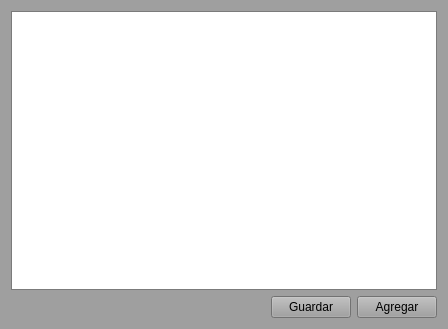
<?xml version="1.0" encoding="UTF-8"?>
<ui version="4.0">
 <class>Principal</class>
 <widget class="QWidget" name="Principal">
  <property name="geometry">
   <rect>
    <x>0</x>
    <y>0</y>
    <width>448</width>
    <height>329</height>
   </rect>
  </property>
  <property name="palette">
   <palette>
    <active>
     <colorrole role="WindowText">
      <brush brushstyle="SolidPattern">
       <color alpha="255">
        <red>0</red>
        <green>0</green>
        <blue>0</blue>
       </color>
      </brush>
     </colorrole>
     <colorrole role="Button">
      <brush brushstyle="SolidPattern">
       <color alpha="255">
        <red>159</red>
        <green>159</green>
        <blue>159</blue>
       </color>
      </brush>
     </colorrole>
     <colorrole role="Light">
      <brush brushstyle="SolidPattern">
       <color alpha="255">
        <red>239</red>
        <green>239</green>
        <blue>239</blue>
       </color>
      </brush>
     </colorrole>
     <colorrole role="Midlight">
      <brush brushstyle="SolidPattern">
       <color alpha="255">
        <red>199</red>
        <green>199</green>
        <blue>199</blue>
       </color>
      </brush>
     </colorrole>
     <colorrole role="Dark">
      <brush brushstyle="SolidPattern">
       <color alpha="255">
        <red>80</red>
        <green>80</green>
        <blue>80</blue>
       </color>
      </brush>
     </colorrole>
     <colorrole role="Mid">
      <brush brushstyle="SolidPattern">
       <color alpha="255">
        <red>106</red>
        <green>106</green>
        <blue>106</blue>
       </color>
      </brush>
     </colorrole>
     <colorrole role="Text">
      <brush brushstyle="SolidPattern">
       <color alpha="255">
        <red>0</red>
        <green>0</green>
        <blue>0</blue>
       </color>
      </brush>
     </colorrole>
     <colorrole role="BrightText">
      <brush brushstyle="SolidPattern">
       <color alpha="255">
        <red>255</red>
        <green>255</green>
        <blue>255</blue>
       </color>
      </brush>
     </colorrole>
     <colorrole role="ButtonText">
      <brush brushstyle="SolidPattern">
       <color alpha="255">
        <red>0</red>
        <green>0</green>
        <blue>0</blue>
       </color>
      </brush>
     </colorrole>
     <colorrole role="Base">
      <brush brushstyle="SolidPattern">
       <color alpha="255">
        <red>255</red>
        <green>255</green>
        <blue>255</blue>
       </color>
      </brush>
     </colorrole>
     <colorrole role="Window">
      <brush brushstyle="SolidPattern">
       <color alpha="255">
        <red>159</red>
        <green>159</green>
        <blue>159</blue>
       </color>
      </brush>
     </colorrole>
     <colorrole role="Shadow">
      <brush brushstyle="SolidPattern">
       <color alpha="255">
        <red>0</red>
        <green>0</green>
        <blue>0</blue>
       </color>
      </brush>
     </colorrole>
     <colorrole role="AlternateBase">
      <brush brushstyle="SolidPattern">
       <color alpha="255">
        <red>207</red>
        <green>207</green>
        <blue>207</blue>
       </color>
      </brush>
     </colorrole>
     <colorrole role="ToolTipBase">
      <brush brushstyle="SolidPattern">
       <color alpha="255">
        <red>255</red>
        <green>255</green>
        <blue>220</blue>
       </color>
      </brush>
     </colorrole>
     <colorrole role="ToolTipText">
      <brush brushstyle="SolidPattern">
       <color alpha="255">
        <red>0</red>
        <green>0</green>
        <blue>0</blue>
       </color>
      </brush>
     </colorrole>
     <colorrole role="PlaceholderText">
      <brush brushstyle="SolidPattern">
       <color alpha="128">
        <red>0</red>
        <green>0</green>
        <blue>0</blue>
       </color>
      </brush>
     </colorrole>
    </active>
    <inactive>
     <colorrole role="WindowText">
      <brush brushstyle="SolidPattern">
       <color alpha="255">
        <red>0</red>
        <green>0</green>
        <blue>0</blue>
       </color>
      </brush>
     </colorrole>
     <colorrole role="Button">
      <brush brushstyle="SolidPattern">
       <color alpha="255">
        <red>159</red>
        <green>159</green>
        <blue>159</blue>
       </color>
      </brush>
     </colorrole>
     <colorrole role="Light">
      <brush brushstyle="SolidPattern">
       <color alpha="255">
        <red>239</red>
        <green>239</green>
        <blue>239</blue>
       </color>
      </brush>
     </colorrole>
     <colorrole role="Midlight">
      <brush brushstyle="SolidPattern">
       <color alpha="255">
        <red>199</red>
        <green>199</green>
        <blue>199</blue>
       </color>
      </brush>
     </colorrole>
     <colorrole role="Dark">
      <brush brushstyle="SolidPattern">
       <color alpha="255">
        <red>80</red>
        <green>80</green>
        <blue>80</blue>
       </color>
      </brush>
     </colorrole>
     <colorrole role="Mid">
      <brush brushstyle="SolidPattern">
       <color alpha="255">
        <red>106</red>
        <green>106</green>
        <blue>106</blue>
       </color>
      </brush>
     </colorrole>
     <colorrole role="Text">
      <brush brushstyle="SolidPattern">
       <color alpha="255">
        <red>0</red>
        <green>0</green>
        <blue>0</blue>
       </color>
      </brush>
     </colorrole>
     <colorrole role="BrightText">
      <brush brushstyle="SolidPattern">
       <color alpha="255">
        <red>255</red>
        <green>255</green>
        <blue>255</blue>
       </color>
      </brush>
     </colorrole>
     <colorrole role="ButtonText">
      <brush brushstyle="SolidPattern">
       <color alpha="255">
        <red>0</red>
        <green>0</green>
        <blue>0</blue>
       </color>
      </brush>
     </colorrole>
     <colorrole role="Base">
      <brush brushstyle="SolidPattern">
       <color alpha="255">
        <red>255</red>
        <green>255</green>
        <blue>255</blue>
       </color>
      </brush>
     </colorrole>
     <colorrole role="Window">
      <brush brushstyle="SolidPattern">
       <color alpha="255">
        <red>159</red>
        <green>159</green>
        <blue>159</blue>
       </color>
      </brush>
     </colorrole>
     <colorrole role="Shadow">
      <brush brushstyle="SolidPattern">
       <color alpha="255">
        <red>0</red>
        <green>0</green>
        <blue>0</blue>
       </color>
      </brush>
     </colorrole>
     <colorrole role="AlternateBase">
      <brush brushstyle="SolidPattern">
       <color alpha="255">
        <red>207</red>
        <green>207</green>
        <blue>207</blue>
       </color>
      </brush>
     </colorrole>
     <colorrole role="ToolTipBase">
      <brush brushstyle="SolidPattern">
       <color alpha="255">
        <red>255</red>
        <green>255</green>
        <blue>220</blue>
       </color>
      </brush>
     </colorrole>
     <colorrole role="ToolTipText">
      <brush brushstyle="SolidPattern">
       <color alpha="255">
        <red>0</red>
        <green>0</green>
        <blue>0</blue>
       </color>
      </brush>
     </colorrole>
     <colorrole role="PlaceholderText">
      <brush brushstyle="SolidPattern">
       <color alpha="128">
        <red>0</red>
        <green>0</green>
        <blue>0</blue>
       </color>
      </brush>
     </colorrole>
    </inactive>
    <disabled>
     <colorrole role="WindowText">
      <brush brushstyle="SolidPattern">
       <color alpha="255">
        <red>80</red>
        <green>80</green>
        <blue>80</blue>
       </color>
      </brush>
     </colorrole>
     <colorrole role="Button">
      <brush brushstyle="SolidPattern">
       <color alpha="255">
        <red>159</red>
        <green>159</green>
        <blue>159</blue>
       </color>
      </brush>
     </colorrole>
     <colorrole role="Light">
      <brush brushstyle="SolidPattern">
       <color alpha="255">
        <red>239</red>
        <green>239</green>
        <blue>239</blue>
       </color>
      </brush>
     </colorrole>
     <colorrole role="Midlight">
      <brush brushstyle="SolidPattern">
       <color alpha="255">
        <red>199</red>
        <green>199</green>
        <blue>199</blue>
       </color>
      </brush>
     </colorrole>
     <colorrole role="Dark">
      <brush brushstyle="SolidPattern">
       <color alpha="255">
        <red>80</red>
        <green>80</green>
        <blue>80</blue>
       </color>
      </brush>
     </colorrole>
     <colorrole role="Mid">
      <brush brushstyle="SolidPattern">
       <color alpha="255">
        <red>106</red>
        <green>106</green>
        <blue>106</blue>
       </color>
      </brush>
     </colorrole>
     <colorrole role="Text">
      <brush brushstyle="SolidPattern">
       <color alpha="255">
        <red>80</red>
        <green>80</green>
        <blue>80</blue>
       </color>
      </brush>
     </colorrole>
     <colorrole role="BrightText">
      <brush brushstyle="SolidPattern">
       <color alpha="255">
        <red>255</red>
        <green>255</green>
        <blue>255</blue>
       </color>
      </brush>
     </colorrole>
     <colorrole role="ButtonText">
      <brush brushstyle="SolidPattern">
       <color alpha="255">
        <red>80</red>
        <green>80</green>
        <blue>80</blue>
       </color>
      </brush>
     </colorrole>
     <colorrole role="Base">
      <brush brushstyle="SolidPattern">
       <color alpha="255">
        <red>159</red>
        <green>159</green>
        <blue>159</blue>
       </color>
      </brush>
     </colorrole>
     <colorrole role="Window">
      <brush brushstyle="SolidPattern">
       <color alpha="255">
        <red>159</red>
        <green>159</green>
        <blue>159</blue>
       </color>
      </brush>
     </colorrole>
     <colorrole role="Shadow">
      <brush brushstyle="SolidPattern">
       <color alpha="255">
        <red>0</red>
        <green>0</green>
        <blue>0</blue>
       </color>
      </brush>
     </colorrole>
     <colorrole role="AlternateBase">
      <brush brushstyle="SolidPattern">
       <color alpha="255">
        <red>159</red>
        <green>159</green>
        <blue>159</blue>
       </color>
      </brush>
     </colorrole>
     <colorrole role="ToolTipBase">
      <brush brushstyle="SolidPattern">
       <color alpha="255">
        <red>255</red>
        <green>255</green>
        <blue>220</blue>
       </color>
      </brush>
     </colorrole>
     <colorrole role="ToolTipText">
      <brush brushstyle="SolidPattern">
       <color alpha="255">
        <red>0</red>
        <green>0</green>
        <blue>0</blue>
       </color>
      </brush>
     </colorrole>
     <colorrole role="PlaceholderText">
      <brush brushstyle="SolidPattern">
       <color alpha="128">
        <red>0</red>
        <green>0</green>
        <blue>0</blue>
       </color>
      </brush>
     </colorrole>
    </disabled>
   </palette>
  </property>
  <property name="windowTitle">
   <string>Principal</string>
  </property>
  <property name="windowIcon">
   <iconset resource="recursos.qrc">
    <normaloff>:/recursos/contactos.png</normaloff>:/recursos/contactos.png</iconset>
  </property>
  <layout class="QVBoxLayout" name="verticalLayout">
   <item>
    <widget class="QTableWidget" name="tblLista">
     <property name="palette">
      <palette>
       <active>
        <colorrole role="WindowText">
         <brush brushstyle="SolidPattern">
          <color alpha="255">
           <red>0</red>
           <green>0</green>
           <blue>0</blue>
          </color>
         </brush>
        </colorrole>
        <colorrole role="Button">
         <brush brushstyle="SolidPattern">
          <color alpha="255">
           <red>159</red>
           <green>159</green>
           <blue>159</blue>
          </color>
         </brush>
        </colorrole>
        <colorrole role="Light">
         <brush brushstyle="SolidPattern">
          <color alpha="255">
           <red>239</red>
           <green>239</green>
           <blue>239</blue>
          </color>
         </brush>
        </colorrole>
        <colorrole role="Midlight">
         <brush brushstyle="SolidPattern">
          <color alpha="255">
           <red>199</red>
           <green>199</green>
           <blue>199</blue>
          </color>
         </brush>
        </colorrole>
        <colorrole role="Dark">
         <brush brushstyle="SolidPattern">
          <color alpha="255">
           <red>80</red>
           <green>80</green>
           <blue>80</blue>
          </color>
         </brush>
        </colorrole>
        <colorrole role="Mid">
         <brush brushstyle="SolidPattern">
          <color alpha="255">
           <red>106</red>
           <green>106</green>
           <blue>106</blue>
          </color>
         </brush>
        </colorrole>
        <colorrole role="Text">
         <brush brushstyle="SolidPattern">
          <color alpha="255">
           <red>0</red>
           <green>0</green>
           <blue>0</blue>
          </color>
         </brush>
        </colorrole>
        <colorrole role="BrightText">
         <brush brushstyle="SolidPattern">
          <color alpha="255">
           <red>255</red>
           <green>255</green>
           <blue>255</blue>
          </color>
         </brush>
        </colorrole>
        <colorrole role="ButtonText">
         <brush brushstyle="SolidPattern">
          <color alpha="255">
           <red>0</red>
           <green>0</green>
           <blue>0</blue>
          </color>
         </brush>
        </colorrole>
        <colorrole role="Base">
         <brush brushstyle="SolidPattern">
          <color alpha="255">
           <red>255</red>
           <green>255</green>
           <blue>255</blue>
          </color>
         </brush>
        </colorrole>
        <colorrole role="Window">
         <brush brushstyle="SolidPattern">
          <color alpha="255">
           <red>159</red>
           <green>159</green>
           <blue>159</blue>
          </color>
         </brush>
        </colorrole>
        <colorrole role="Shadow">
         <brush brushstyle="SolidPattern">
          <color alpha="255">
           <red>0</red>
           <green>0</green>
           <blue>0</blue>
          </color>
         </brush>
        </colorrole>
        <colorrole role="AlternateBase">
         <brush brushstyle="SolidPattern">
          <color alpha="255">
           <red>207</red>
           <green>207</green>
           <blue>207</blue>
          </color>
         </brush>
        </colorrole>
        <colorrole role="ToolTipBase">
         <brush brushstyle="SolidPattern">
          <color alpha="255">
           <red>255</red>
           <green>255</green>
           <blue>220</blue>
          </color>
         </brush>
        </colorrole>
        <colorrole role="ToolTipText">
         <brush brushstyle="SolidPattern">
          <color alpha="255">
           <red>0</red>
           <green>0</green>
           <blue>0</blue>
          </color>
         </brush>
        </colorrole>
        <colorrole role="PlaceholderText">
         <brush brushstyle="SolidPattern">
          <color alpha="128">
           <red>0</red>
           <green>0</green>
           <blue>0</blue>
          </color>
         </brush>
        </colorrole>
       </active>
       <inactive>
        <colorrole role="WindowText">
         <brush brushstyle="SolidPattern">
          <color alpha="255">
           <red>0</red>
           <green>0</green>
           <blue>0</blue>
          </color>
         </brush>
        </colorrole>
        <colorrole role="Button">
         <brush brushstyle="SolidPattern">
          <color alpha="255">
           <red>159</red>
           <green>159</green>
           <blue>159</blue>
          </color>
         </brush>
        </colorrole>
        <colorrole role="Light">
         <brush brushstyle="SolidPattern">
          <color alpha="255">
           <red>239</red>
           <green>239</green>
           <blue>239</blue>
          </color>
         </brush>
        </colorrole>
        <colorrole role="Midlight">
         <brush brushstyle="SolidPattern">
          <color alpha="255">
           <red>199</red>
           <green>199</green>
           <blue>199</blue>
          </color>
         </brush>
        </colorrole>
        <colorrole role="Dark">
         <brush brushstyle="SolidPattern">
          <color alpha="255">
           <red>80</red>
           <green>80</green>
           <blue>80</blue>
          </color>
         </brush>
        </colorrole>
        <colorrole role="Mid">
         <brush brushstyle="SolidPattern">
          <color alpha="255">
           <red>106</red>
           <green>106</green>
           <blue>106</blue>
          </color>
         </brush>
        </colorrole>
        <colorrole role="Text">
         <brush brushstyle="SolidPattern">
          <color alpha="255">
           <red>0</red>
           <green>0</green>
           <blue>0</blue>
          </color>
         </brush>
        </colorrole>
        <colorrole role="BrightText">
         <brush brushstyle="SolidPattern">
          <color alpha="255">
           <red>255</red>
           <green>255</green>
           <blue>255</blue>
          </color>
         </brush>
        </colorrole>
        <colorrole role="ButtonText">
         <brush brushstyle="SolidPattern">
          <color alpha="255">
           <red>0</red>
           <green>0</green>
           <blue>0</blue>
          </color>
         </brush>
        </colorrole>
        <colorrole role="Base">
         <brush brushstyle="SolidPattern">
          <color alpha="255">
           <red>255</red>
           <green>255</green>
           <blue>255</blue>
          </color>
         </brush>
        </colorrole>
        <colorrole role="Window">
         <brush brushstyle="SolidPattern">
          <color alpha="255">
           <red>159</red>
           <green>159</green>
           <blue>159</blue>
          </color>
         </brush>
        </colorrole>
        <colorrole role="Shadow">
         <brush brushstyle="SolidPattern">
          <color alpha="255">
           <red>0</red>
           <green>0</green>
           <blue>0</blue>
          </color>
         </brush>
        </colorrole>
        <colorrole role="AlternateBase">
         <brush brushstyle="SolidPattern">
          <color alpha="255">
           <red>207</red>
           <green>207</green>
           <blue>207</blue>
          </color>
         </brush>
        </colorrole>
        <colorrole role="ToolTipBase">
         <brush brushstyle="SolidPattern">
          <color alpha="255">
           <red>255</red>
           <green>255</green>
           <blue>220</blue>
          </color>
         </brush>
        </colorrole>
        <colorrole role="ToolTipText">
         <brush brushstyle="SolidPattern">
          <color alpha="255">
           <red>0</red>
           <green>0</green>
           <blue>0</blue>
          </color>
         </brush>
        </colorrole>
        <colorrole role="PlaceholderText">
         <brush brushstyle="SolidPattern">
          <color alpha="128">
           <red>0</red>
           <green>0</green>
           <blue>0</blue>
          </color>
         </brush>
        </colorrole>
       </inactive>
       <disabled>
        <colorrole role="WindowText">
         <brush brushstyle="SolidPattern">
          <color alpha="255">
           <red>80</red>
           <green>80</green>
           <blue>80</blue>
          </color>
         </brush>
        </colorrole>
        <colorrole role="Button">
         <brush brushstyle="SolidPattern">
          <color alpha="255">
           <red>159</red>
           <green>159</green>
           <blue>159</blue>
          </color>
         </brush>
        </colorrole>
        <colorrole role="Light">
         <brush brushstyle="SolidPattern">
          <color alpha="255">
           <red>239</red>
           <green>239</green>
           <blue>239</blue>
          </color>
         </brush>
        </colorrole>
        <colorrole role="Midlight">
         <brush brushstyle="SolidPattern">
          <color alpha="255">
           <red>199</red>
           <green>199</green>
           <blue>199</blue>
          </color>
         </brush>
        </colorrole>
        <colorrole role="Dark">
         <brush brushstyle="SolidPattern">
          <color alpha="255">
           <red>80</red>
           <green>80</green>
           <blue>80</blue>
          </color>
         </brush>
        </colorrole>
        <colorrole role="Mid">
         <brush brushstyle="SolidPattern">
          <color alpha="255">
           <red>106</red>
           <green>106</green>
           <blue>106</blue>
          </color>
         </brush>
        </colorrole>
        <colorrole role="Text">
         <brush brushstyle="SolidPattern">
          <color alpha="255">
           <red>80</red>
           <green>80</green>
           <blue>80</blue>
          </color>
         </brush>
        </colorrole>
        <colorrole role="BrightText">
         <brush brushstyle="SolidPattern">
          <color alpha="255">
           <red>255</red>
           <green>255</green>
           <blue>255</blue>
          </color>
         </brush>
        </colorrole>
        <colorrole role="ButtonText">
         <brush brushstyle="SolidPattern">
          <color alpha="255">
           <red>80</red>
           <green>80</green>
           <blue>80</blue>
          </color>
         </brush>
        </colorrole>
        <colorrole role="Base">
         <brush brushstyle="SolidPattern">
          <color alpha="255">
           <red>159</red>
           <green>159</green>
           <blue>159</blue>
          </color>
         </brush>
        </colorrole>
        <colorrole role="Window">
         <brush brushstyle="SolidPattern">
          <color alpha="255">
           <red>159</red>
           <green>159</green>
           <blue>159</blue>
          </color>
         </brush>
        </colorrole>
        <colorrole role="Shadow">
         <brush brushstyle="SolidPattern">
          <color alpha="255">
           <red>0</red>
           <green>0</green>
           <blue>0</blue>
          </color>
         </brush>
        </colorrole>
        <colorrole role="AlternateBase">
         <brush brushstyle="SolidPattern">
          <color alpha="255">
           <red>159</red>
           <green>159</green>
           <blue>159</blue>
          </color>
         </brush>
        </colorrole>
        <colorrole role="ToolTipBase">
         <brush brushstyle="SolidPattern">
          <color alpha="255">
           <red>255</red>
           <green>255</green>
           <blue>220</blue>
          </color>
         </brush>
        </colorrole>
        <colorrole role="ToolTipText">
         <brush brushstyle="SolidPattern">
          <color alpha="255">
           <red>0</red>
           <green>0</green>
           <blue>0</blue>
          </color>
         </brush>
        </colorrole>
        <colorrole role="PlaceholderText">
         <brush brushstyle="SolidPattern">
          <color alpha="128">
           <red>0</red>
           <green>0</green>
           <blue>0</blue>
          </color>
         </brush>
        </colorrole>
       </disabled>
      </palette>
     </property>
    </widget>
   </item>
   <item>
    <layout class="QHBoxLayout" name="horizontalLayout">
     <item>
      <spacer name="horizontalSpacer">
       <property name="orientation">
        <enum>Qt::Horizontal</enum>
       </property>
       <property name="sizeHint" stdset="0">
        <size>
         <width>40</width>
         <height>20</height>
        </size>
       </property>
      </spacer>
     </item>
     <item>
      <widget class="QPushButton" name="btnGuardar">
       <property name="text">
        <string>Guardar</string>
       </property>
      </widget>
     </item>
     <item>
      <widget class="QPushButton" name="btnAgregar">
       <property name="text">
        <string>Agregar</string>
       </property>
      </widget>
     </item>
    </layout>
   </item>
  </layout>
 </widget>
 <resources>
  <include location="recursos.qrc"/>
 </resources>
 <connections/>
</ui>
